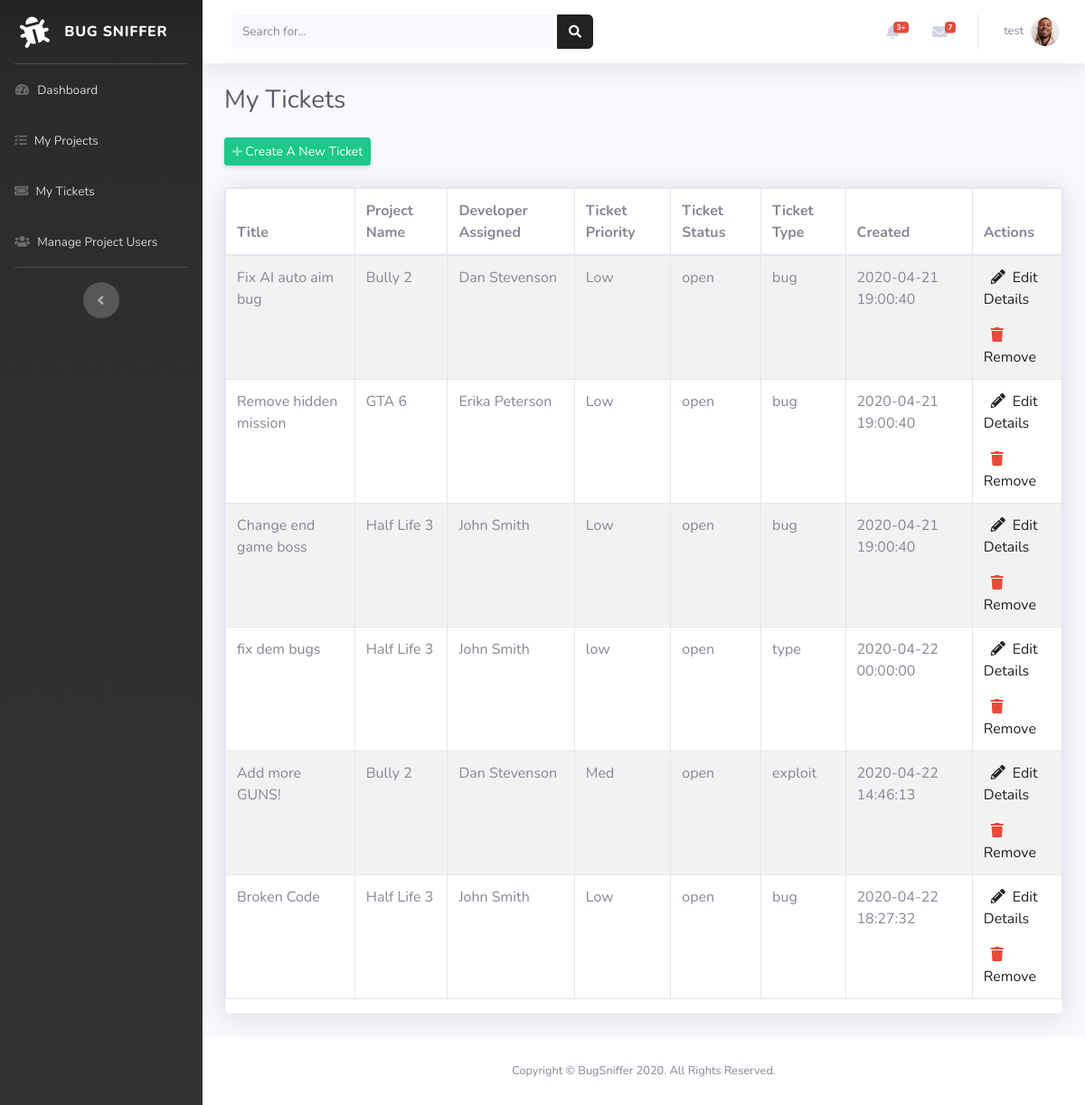
Screenshot of /admin/tickets.php (signed in) with the database file from the repository.
### tables this page shows
CREATE TABLE `tickets` (
  `id` int(11) NOT NULL,
  `p_id` int(10) NOT NULL,
  `name` varchar(100) NOT NULL,
  `submitter` int(10) NOT NULL,
  `status` varchar(100) NOT NULL,
  `priority` varchar(100) NOT NULL,
  `type` varchar(100) NOT NULL,
  `date_created` datetime DEFAULT CURRENT_TIMESTAMP,
  `date_modified` datetime DEFAULT CURRENT_TIMESTAMP
);

CREATE TABLE `projects` (
  `id` int(11) NOT NULL,
  `name` varchar(100) NOT NULL,
  `description` varchar(255) NOT NULL
);

CREATE TABLE `employees` (
  `id` int(11) NOT NULL,
  `name` varchar(100) NOT NULL,
  `email` varchar(100) NOT NULL,
  `role` varchar(100) NOT NULL,
  `p_id` int(10) NOT NULL
);

### admin/tickets.php (the view, shortened to what this page needs)
<?php
  include('./includes/header.php');
  include('./includes/navbar.php');
  include_once('./../connections/config.php');
?>
    <div id="content-wrapper" class="d-flex flex-column">
      <div id="content">
        <?php
          include('./includes/topbar.php');
        ?>
        <div class="container-fluid">
          <div class="d-sm-flex align-items-center justify-content-between mb-4">
            <h1 class="h3 mb-0 text-gray-800">My Tickets</h1>
          </div>
          <div class="row">
          <div class="col-md-12">
          <div class="d-sm-flex align-items-center justify-content-between mb-4">
          <a href="create_ticket.php" class="d-none d-sm-inline-block btn btn-sm btn-success shadow-sm"><i class="fas fa-plus fa-sm text-white-50"></i> Create A New Ticket</a>
          </div>
            <div class="card shadow mb-4">
            <?php
                $sql = "SELECT t.id id, t.name t_title, p.name p_name, e.name dev, t.priority t_priority, t.status t_status, t.type t_type, t.date_created t_date_created FROM tickets t, projects p, employees e WHERE t.p_id = p.id AND p.id = e.id";
                if($result = $mysqli->query($sql)){
                    if($result->num_rows > 0){
                        echo "<table class='table table-bordered table-striped'>";
                            echo "<thead>";
                                echo "<tr>";
                                    echo "<th>Title</th>";
                                    echo "<th>Project Name</th>";
                                    echo "<th>Developer Assigned</th>";
                                    echo "<th>Ticket Priority</th>";
                                    echo "<th>Ticket Status</th>";
                                    echo "<th>Ticket Type</th>";
                                    echo "<th>Created</th>";
                                    echo "<th>Actions</th>";
                                echo "</tr>";
                            echo "</thead>";
                            echo "<tbody>";
                            while($row = $result->fetch_array()){
                                echo "<tr>";
                                    echo "<td>" . $row['t_title'] . "</td>";
                                    echo "<td>" . $row['p_name'] . "</td>";
                                    echo "<td>" . $row['dev'] . "</td>";
                                    echo "<td>" . $row['t_priority'] . "</td>";
                                    echo "<td>" . $row['t_status'] . "</td>";
                                    echo "<td>" . $row['t_type'] . "</td>";
                                    echo "<td>" . $row['t_date_created'] . "</td>";
                                    echo "<td>";
                                        echo "<a href='update_ticket.php?id=". $row['id'] ."' title='Update Record' data-toggle='tooltip'>
                                        <i class='fas fa-pencil-alt px-2'></i>Edit</a>";
                                        echo "<p><a href='ticket_details.php?id=". $row['id'] ."' title='Show Details' data-toggle='tooltip'>Details</a></p>";
                                        echo "<a href='delete.php?id=". $row['id'] ."&desc=t' title='Delete Record' data-toggle='tooltip'><i class='fas fa-trash px-2'></i>Remove</a>";
                                    echo "</td>";
                                echo "</tr>";
                            }
                            echo "</tbody>";
                        echo "</table>";
                    } else{
                        echo "<p class='lead'><em>No records were found.</em></p>";
                    }
                } else{
                    echo "ERROR: Could not able to execute $sql. " . $mysqli->error;
                }
            ?>
            </div>
        </div>
            </div>
        </div>
      </div>
<?php
    include('./includes/footer.php');
?>

### admin/includes/header.php (shortened to what this page needs)
<!DOCTYPE html>
<html lang="en">
<head>
  <link href="vendor/fontawesome-free/css/all.min.css" rel="stylesheet" type="text/css">
  <link href="css/sb-admin-2.css" rel="stylesheet">
  <link href="css/custom.css" rel="stylesheet">
</head>
<body id="page-top">
  <div id="wrapper">

### admin/includes/navbar.php (shortened to what this page needs)
<ul class="navbar-nav bg-gradient-primary sidebar sidebar-dark accordion" id="accordionSidebar">
  <a class="sidebar-brand d-flex align-items-center justify-content-center" href="index.php">
    <div class="sidebar-brand-icon rotate-n-15">
      <i class="fas fa-bug"></i>
    </div>
    <div class="sidebar-brand-text mx-3">Bug Sniffer</div>
  </a>
  <hr class="sidebar-divider my-0">
  <li class="nav-item">
    <a class="nav-link" href="index.php">
      <i class="fas fa-fw fa-tachometer-alt"></i>
      <span>Dashboard</span></a>
  </li>
  <li class="nav-item">
    <a class="nav-link" href="projects.php">
      <i class="fa fa-tasks"></i>
      <span>My Projects</span></a>
  </li>
  <li class="nav-item">
    <a class="nav-link" href="tickets.php">
      <i class="fas fa-ticket-alt"></i>
      <span>My Tickets</span></a>
  </li>
  <li class="nav-item">
    <a class="nav-link" href="manage_roles.php">
      <i class="fas fa-users"></i>
      <span>Manage Project Users</span></a>
  </li>
  <hr class="sidebar-divider d-none d-md-block">
  <div class="text-center d-none d-md-inline">
    <button class="rounded-circle border-0" id="sidebarToggle"></button>
  </div>
</ul>

### admin/includes/topbar.php (shortened to what this page needs)
<nav class="navbar navbar-expand navbar-light bg-white topbar mb-4 static-top shadow">
<form class="d-none d-sm-inline-block form-inline mr-auto ml-md-3 my-2 my-md-0 mw-100 navbar-search">
  <div class="input-group">
    <input type="text" class="form-control bg-light border-0 small" placeholder="Search for..." aria-label="Search" aria-describedby="basic-addon2">
    <div class="input-group-append">
      <button class="btn btn-primary" type="button">
        <i class="fas fa-search fa-sm"></i>
      </button>
    </div>
  </div>
</form>
<ul class="navbar-nav ml-auto">
  <li class="nav-item dropdown no-arrow mx-1">
    <a class="nav-link dropdown-toggle" href="#" id="alertsDropdown" role="button" data-toggle="dropdown" aria-haspopup="true" aria-expanded="false">
      <i class="fas fa-bell fa-fw"></i>
      <span class="badge badge-danger badge-counter">3+</span>
    </a>
  </li>
  <li class="nav-item dropdown no-arrow mx-1">
    <a class="nav-link dropdown-toggle" href="#" id="messagesDropdown" role="button" data-toggle="dropdown" aria-haspopup="true" aria-expanded="false">
      <i class="fas fa-envelope fa-fw"></i>
      <span class="badge badge-danger badge-counter">7</span>
    </a>
  </li>
  <li class="nav-item dropdown no-arrow">
    <a class="nav-link dropdown-toggle" href="#" id="userDropdown" role="button" data-toggle="dropdown" aria-haspopup="true" aria-expanded="false">
      <span class="mr-2 d-none d-lg-inline text-gray-600 small">
      <?php echo $_SESSION["username"];?>
      </span>
      <img class="img-profile rounded-circle" src="./img/profile.png">
    </a>
  </li>
</ul>
</nav>

### admin/includes/footer.php
      <footer class="sticky-footer bg-white">
        <div class="container my-auto">
          <div class="copyright text-center my-auto">
            <span>Copyright &copy; BugSniffer 2020. All Rights Reserved.</span>
          </div>
        </div>
      </footer>
    </div>
  </div>
</body>
</html>

### admin/css/custom.css (style rules this page uses)
.fa-trash { color: #E74A3B; }

### rows the page displays
tickets: name "Fix AI auto aim bug", projects.name "Bully 2", employees.name "Dan Stevenson", priority "Low", status "open", type "bug", date_created "2020-04-21 19:00:40"
tickets: name "Remove hidden mission", projects.name "GTA 6", employees.name "Erika Peterson", priority "Low", status "open", type "bug", date_created "2020-04-21 19:00:40"
tickets: name "Change end game boss", projects.name "Half Life 3", employees.name "John Smith", priority "Low", status "open", type "bug", date_created "2020-04-21 19:00:40"
tickets: name "fix dem bugs", projects.name "Half Life 3", employees.name "John Smith", priority "low", status "open", type "type", date_created "2020-04-22 00:00:00"
tickets: name "Add more GUNS!", projects.name "Bully 2", employees.name "Dan Stevenson", priority "Med", status "open", type "exploit", date_created "2020-04-22 14:46:13"
tickets: name "Broken Code", projects.name "Half Life 3", employees.name "John Smith", priority "Low", status "open", type "bug", date_created "2020-04-22 18:27:32"

### other values shown
$_SESSION["username"] "test"
